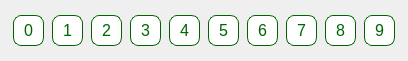
   <widget class="QWidget" name="gridLayoutWidget">
    <property name="geometry">
     <rect>
      <x>30</x>
      <y>390</y>
      <width>402</width>
      <height>51</height>
     </rect>
    </property>
    <property name="styleSheet">
     <string notr="true">/* Основной стиль кнопок */
QPushButton {
    background-color: white; /* Белый цвет фона */
    border: 1px solid #006400; /* Темно-зеленая рамка */
    color: #006400; /* Темно-зеленый цвет текста */
    padding: 5px 10px; /* Отступы внутри кнопки */
    text-align: center;
    text-decoration: none;
    display: inline-block;
    font-size: 16px;
    margin: 4px 2px;
    transition-duration: 0.4s;
    cursor: pointer;
    border-radius: 8px; /* Закругление углов */
}

/* Эффект при наведении курсора */
QPushButton:hover {
    background-color: #006400; /* Цвет фона при наведении (темно-зеленый) */
    color: white; /* Цвет текста при наведении (белый) */
}
</string>
    </property>
    <layout class="QHBoxLayout" name="horizontalLayout">
     <property name="spacing">
      <number>4</number>
     </property>
     <item>
      <widget class="QPushButton" name="pushButton_number_0">
       <property name="styleSheet">
        <string notr="true">/* Основной стиль кнопок */
QPushButton {
    background-color: white; /* Белый цвет фона */
    border: 1px solid #006400; /* Темно-зеленая рамка */
    color: #006400; /* Темно-зеленый цвет текста */
    padding: 5px 10px; /* Отступы внутри кнопки */
    text-align: center;
    text-decoration: none;
    display: inline-block;
    font-size: 16px;
    margin: 4px 2px;
    transition-duration: 0.4s;
    cursor: pointer;
    border-radius: 8px; /* Закругление углов */
}

/* Эффект при наведении курсора */
QPushButton:hover {
    background-color: #006400; /* Цвет фона при наведении (темно-зеленый) */
    color: white; /* Цвет текста при наведении (белый) */
}
</string>
       </property>
       <property name="text">
        <string>0</string>
       </property>
      </widget>
     </item>
     <item>
      <widget class="QPushButton" name="pushButton_number_1">
       <property name="styleSheet">
        <string notr="true">/* Основной стиль кнопок */
QPushButton {
    background-color: white; /* Белый цвет фона */
    border: 1px solid #006400; /* Темно-зеленая рамка */
    color: #006400; /* Темно-зеленый цвет текста */
    padding: 5px 10px; /* Отступы внутри кнопки */
    text-align: center;
    text-decoration: none;
    display: inline-block;
    font-size: 16px;
    margin: 4px 2px;
    transition-duration: 0.4s;
    cursor: pointer;
    border-radius: 8px; /* Закругление углов */
}

/* Эффект при наведении курсора */
QPushButton:hover {
    background-color: #006400; /* Цвет фона при наведении (темно-зеленый) */
    color: white; /* Цвет текста при наведении (белый) */
}
</string>
       </property>
       <property name="text">
        <string>1</string>
       </property>
      </widget>
     </item>
     <item>
      <widget class="QPushButton" name="pushButton_number_2">
       <property name="styleSheet">
        <string notr="true">/* Основной стиль кнопок */
QPushButton {
    background-color: white; /* Белый цвет фона */
    border: 1px solid #006400; /* Темно-зеленая рамка */
    color: #006400; /* Темно-зеленый цвет текста */
    padding: 5px 10px; /* Отступы внутри кнопки */
    text-align: center;
    text-decoration: none;
    display: inline-block;
    font-size: 16px;
    margin: 4px 2px;
    transition-duration: 0.4s;
    cursor: pointer;
    border-radius: 8px; /* Закругление углов */
}

/* Эффект при наведении курсора */
QPushButton:hover {
    background-color: #006400; /* Цвет фона при наведении (темно-зеленый) */
    color: white; /* Цвет текста при наведении (белый) */
}
</string>
       </property>
       <property name="text">
        <string>2</string>
       </property>
      </widget>
     </item>
     <item>
      <widget class="QPushButton" name="pushButton_number_3">
       <property name="styleSheet">
        <string notr="true">/* Основной стиль кнопок */
QPushButton {
    background-color: white; /* Белый цвет фона */
    border: 1px solid #006400; /* Темно-зеленая рамка */
    color: #006400; /* Темно-зеленый цвет текста */
    padding: 5px 10px; /* Отступы внутри кнопки */
    text-align: center;
    text-decoration: none;
    display: inline-block;
    font-size: 16px;
    margin: 4px 2px;
    transition-duration: 0.4s;
    cursor: pointer;
    border-radius: 8px; /* Закругление углов */
}

/* Эффект при наведении курсора */
QPushButton:hover {
    background-color: #006400; /* Цвет фона при наведении (темно-зеленый) */
    color: white; /* Цвет текста при наведении (белый) */
}
</string>
       </property>
       <property name="text">
        <string>3</string>
       </property>
      </widget>
     </item>
     <item>
      <widget class="QPushButton" name="pushButton_number_4">
       <property name="styleSheet">
        <string notr="true">/* Основной стиль кнопок */
QPushButton {
    background-color: white; /* Белый цвет фона */
    border: 1px solid #006400; /* Темно-зеленая рамка */
    color: #006400; /* Темно-зеленый цвет текста */
    padding: 5px 10px; /* Отступы внутри кнопки */
    text-align: center;
    text-decoration: none;
    display: inline-block;
    font-size: 16px;
    margin: 4px 2px;
    transition-duration: 0.4s;
    cursor: pointer;
    border-radius: 8px; /* Закругление углов */
}

/* Эффект при наведении курсора */
QPushButton:hover {
    background-color: #006400; /* Цвет фона при наведении (темно-зеленый) */
    color: white; /* Цвет текста при наведении (белый) */
}
</string>
       </property>
       <property name="text">
        <string>4</string>
       </property>
      </widget>
     </item>
     <item>
      <widget class="QPushButton" name="pushButton_number_5">
       <property name="enabled">
        <bool>true</bool>
       </property>
       <property name="styleSheet">
        <string notr="true">/* Основной стиль кнопок */
QPushButton {
    background-color: white; /* Белый цвет фона */
    border: 1px solid #006400; /* Темно-зеленая рамка */
    color: #006400; /* Темно-зеленый цвет текста */
    padding: 5px 10px; /* Отступы внутри кнопки */
    text-align: center;
    text-decoration: none;
    display: inline-block;
    font-size: 16px;
    margin: 4px 2px;
    transition-duration: 0.4s;
    cursor: pointer;
    border-radius: 8px; /* Закругление углов */
}

/* Эффект при наведении курсора */
QPushButton:hover {
    background-color: #006400; /* Цвет фона при наведении (темно-зеленый) */
    color: white; /* Цвет текста при наведении (белый) */
}
</string>
       </property>
       <property name="text">
        <string>5</string>
       </property>
       <property name="autoDefault">
        <bool>false</bool>
       </property>
      </widget>
     </item>
     <item>
      <widget class="QPushButton" name="pushButton_number_6">
       <property name="styleSheet">
        <string notr="true">/* Основной стиль кнопок */
QPushButton {
    background-color: white; /* Белый цвет фона */
    border: 1px solid #006400; /* Темно-зеленая рамка */
    color: #006400; /* Темно-зеленый цвет текста */
    padding: 5px 10px; /* Отступы внутри кнопки */
    text-align: center;
    text-decoration: none;
    display: inline-block;
    font-size: 16px;
    margin: 4px 2px;
    transition-duration: 0.4s;
    cursor: pointer;
    border-radius: 8px; /* Закругление углов */
}

/* Эффект при наведении курсора */
QPushButton:hover {
    background-color: #006400; /* Цвет фона при наведении (темно-зеленый) */
    color: white; /* Цвет текста при наведении (белый) */
}
</string>
       </property>
       <property name="text">
        <string>6</string>
       </property>
      </widget>
     </item>
     <item>
      <widget class="QPushButton" name="pushButton_number_7">
       <property name="styleSheet">
        <string notr="true">/* Основной стиль кнопок */
QPushButton {
    background-color: white; /* Белый цвет фона */
    border: 1px solid #006400; /* Темно-зеленая рамка */
    color: #006400; /* Темно-зеленый цвет текста */
    padding: 5px 10px; /* Отступы внутри кнопки */
    text-align: center;
    text-decoration: none;
    display: inline-block;
    font-size: 16px;
    margin: 4px 2px;
    transition-duration: 0.4s;
    cursor: pointer;
    border-radius: 8px; /* Закругление углов */
}

/* Эффект при наведении курсора */
QPushButton:hover {
    background-color: #006400; /* Цвет фона при наведении (темно-зеленый) */
    color: white; /* Цвет текста при наведении (белый) */
}
</string>
       </property>
       <property name="text">
        <string>7</string>
       </property>
      </widget>
     </item>
     <item>
      <widget class="QPushButton" name="pushButton_number_8">
       <property name="styleSheet">
        <string notr="true">/* Основной стиль кнопок */
QPushButton {
    background-color: white; /* Белый цвет фона */
    border: 1px solid #006400; /* Темно-зеленая рамка */
    color: #006400; /* Темно-зеленый цвет текста */
    padding: 5px 10px; /* Отступы внутри кнопки */
    text-align: center;
    text-decoration: none;
    display: inline-block;
    font-size: 16px;
    margin: 4px 2px;
    transition-duration: 0.4s;
    cursor: pointer;
    border-radius: 8px; /* Закругление углов */
}

/* Эффект при наведении курсора */
QPushButton:hover {
    background-color: #006400; /* Цвет фона при наведении (темно-зеленый) */
    color: white; /* Цвет текста при наведении (белый) */
}
</string>
       </property>
       <property name="text">
        <string>8</string>
       </property>
      </widget>
     </item>
     <item>
      <widget class="QPushButton" name="pushButton_number_9">
       <property name="styleSheet">
        <string notr="true">/* Основной стиль кнопок */
QPushButton {
    background-color: white; /* Белый цвет фона */
    border: 1px solid #006400; /* Темно-зеленая рамка */
    color: #006400; /* Темно-зеленый цвет текста */
    padding: 5px 10px; /* Отступы внутри кнопки */
    text-align: center;
    text-decoration: none;
    display: inline-block;
    font-size: 16px;
    margin: 4px 2px;
    transition-duration: 0.4s;
    cursor: pointer;
    border-radius: 8px; /* Закругление углов */
}

/* Эффект при наведении курсора */
QPushButton:hover {
    background-color: #006400; /* Цвет фона при наведении (темно-зеленый) */
    color: white; /* Цвет текста при наведении (белый) */
}
</string>
       </property>
       <property name="text">
        <string>9</string>
       </property>
      </widget>
     </item>
    </layout>
   </widget>
